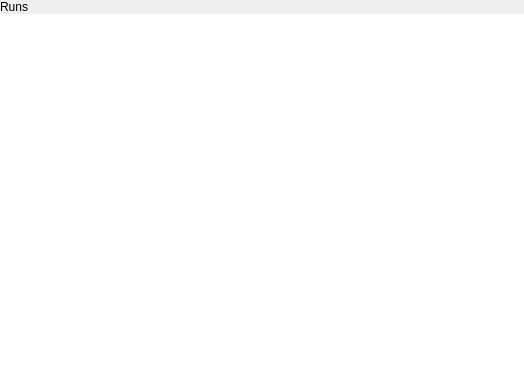
<?xml version="1.0" encoding="UTF-8"?>
<ui version="4.0">
 <class>GitHubActionsWorkflowBrowser</class>
 <widget class="QWidget" name="GitHubActionsWorkflowBrowser">
  <property name="geometry">
   <rect>
    <x>0</x>
    <y>0</y>
    <width>524</width>
    <height>370</height>
   </rect>
  </property>
  <property name="windowTitle">
   <string>Form</string>
  </property>
  <layout class="QVBoxLayout" name="verticalLayout">
   <property name="leftMargin">
    <number>0</number>
   </property>
   <property name="topMargin">
    <number>0</number>
   </property>
   <property name="rightMargin">
    <number>0</number>
   </property>
   <property name="bottomMargin">
    <number>0</number>
   </property>
   <item>
    <widget class="tStackedWidget" name="stackedWidget">
     <widget class="QWidget" name="runsPage">
      <layout class="QVBoxLayout" name="verticalLayout_2">
       <property name="spacing">
        <number>0</number>
       </property>
       <property name="leftMargin">
        <number>0</number>
       </property>
       <property name="topMargin">
        <number>0</number>
       </property>
       <property name="rightMargin">
        <number>0</number>
       </property>
       <property name="bottomMargin">
        <number>0</number>
       </property>
       <item>
        <widget class="tTitleLabel" name="titleLabel">
         <property name="text">
          <string notr="true">Runs</string>
         </property>
        </widget>
       </item>
       <item>
        <widget class="QListView" name="listView">
         <property name="frameShape">
          <enum>QFrame::NoFrame</enum>
         </property>
        </widget>
       </item>
      </layout>
     </widget>
    </widget>
   </item>
  </layout>
 </widget>
 <customwidgets>
  <customwidget>
   <class>tStackedWidget</class>
   <extends>QStackedWidget</extends>
   <header location="global">tstackedwidget.h</header>
   <container>1</container>
   <slots>
    <signal>switchingFrame(int)</signal>
   </slots>
  </customwidget>
  <customwidget>
   <class>tTitleLabel</class>
   <extends>QLabel</extends>
   <header location="global">ttitlelabel.h</header>
   <slots>
    <signal>backButtonClicked()</signal>
   </slots>
  </customwidget>
 </customwidgets>
 <resources/>
 <connections/>
</ui>
